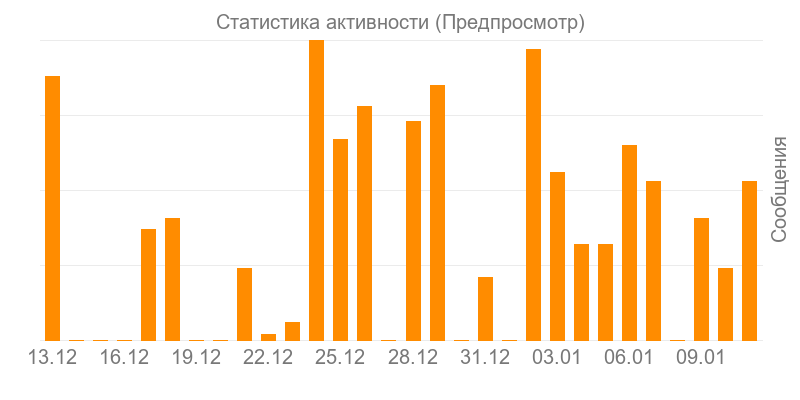

This figure's Python source:
import datetime
import random
from PIL import Image, ImageDraw, ImageFont
from io import BytesIO

def generate_preview_chart():
    # Имитация данных (30 дней)
    series = []
    today = datetime.date.today()
    for i in range(30):
        day = today - datetime.timedelta(days=29 - i)
        count = random.randint(0, 100) if random.random() > 0.2 else 0
        series.append((day, count))
    
    max_count = max(count for _, count in series) or 1
    
    width, height = 800, 400
    margin_left, margin_right, margin_top, margin_bottom = 40, 38, 40, 60
    plot_width = width - margin_left - margin_right
    plot_height = height - margin_top - margin_bottom
    
    img = Image.new("RGB", (width, height), "white")
    draw = ImageDraw.Draw(img)
    
    grid_color = (235, 235, 235)
    axis_color = (120, 120, 120)
    bar_color = (255, 140, 0) # Оранжевый
    
    # Сетка
    steps = 4
    for i in range(steps + 1):
        y = margin_top + int(plot_height * i / steps)
        draw.line([(margin_left, y), (width - margin_right, y)], fill=grid_color)
    
    try:
        font = ImageFont.truetype("arial.ttf", 20)
    except:
        font = ImageFont.load_default()
        
    title = "Статистика активности (Предпросмотр)"
    bbox = draw.textbbox((0, 0), title, font=font)
    tw = bbox[2] - bbox[0]
    draw.text(((width - tw) / 2, 10), title, fill=axis_color, font=font)
    
    # Вертикальная надпись "Сообщения" справа
    y_label = "Сообщения"
    l_bbox = draw.textbbox((0, 0), y_label, font=font)
    l_w = l_bbox[2] - l_bbox[0]
    l_h = l_bbox[3] - l_bbox[1]
    
    txt_img = Image.new("RGBA", (l_w, l_h + 5), (255, 255, 255, 0))
    d = ImageDraw.Draw(txt_img)
    d.text((0, 0), y_label, fill=axis_color, font=font)
    rotated = txt_img.rotate(90, expand=True)
    img.paste(rotated, (width - margin_right + 5, margin_top + (plot_height - l_w) // 2), rotated)
    
    n = len(series)
    bar_spacing = plot_width / max(n, 1)
    bar_width = max(4, int(bar_spacing * 0.6))
    
    for idx, (day, count) in enumerate(series):
        x_center = margin_left + int(bar_spacing * idx + bar_spacing / 2)
        bar_height = int((count / max_count) * plot_height)
        
        x0 = x_center - bar_width // 2
        x1 = x_center + bar_width // 2
        y1 = margin_top + plot_height
        y0 = y1 - bar_height
        
        draw.rectangle([x0, y0, x1, y1], fill=bar_color)
        
        # Подписи дат (каждая 3-я)
        if idx % 3 == 0:
            label = day.strftime("%d.%m")
            bbox = draw.textbbox((0, 0), label, font=font)
            lw = bbox[2] - bbox[0]
            draw.text((x_center - lw / 2, height - margin_bottom + 5), label, fill=axis_color, font=font)
    
    output_path = "preview_chart.png"
    img.save(output_path)
    print(f"Готово! График сохранен в файл: {output_path}")

if __name__ == "__main__":
    generate_preview_chart()
